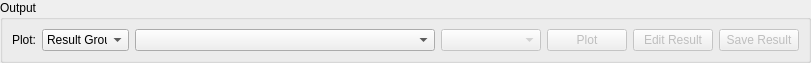
<?xml version="1.0" encoding="UTF-8"?>
<ui version="4.0">
 <class>FitOutputOptions</class>
 <widget class="QWidget" name="FitOutputOptions">
  <property name="geometry">
   <rect>
    <x>0</x>
    <y>0</y>
    <width>800</width>
    <height>56</height>
   </rect>
  </property>
  <property name="windowTitle">
   <string>Form</string>
  </property>
  <layout class="QGridLayout" name="gridLayout">
   <property name="leftMargin">
    <number>0</number>
   </property>
   <property name="topMargin">
    <number>0</number>
   </property>
   <property name="rightMargin">
    <number>0</number>
   </property>
   <property name="bottomMargin">
    <number>0</number>
   </property>
   <item row="0" column="0">
    <widget class="QGroupBox" name="gbOutputOptions">
     <property name="title">
      <string>Output</string>
     </property>
     <layout class="QHBoxLayout" name="horizontalLayout">
      <item>
       <widget class="QLabel" name="lbPlotOutput">
        <property name="text">
         <string>Plot:</string>
        </property>
       </widget>
      </item>
      <item>
       <widget class="QComboBox" name="cbGroupWorkspace">
        <property name="enabled">
         <bool>true</bool>
        </property>
        <property name="minimumSize">
         <size>
          <width>87</width>
          <height>0</height>
         </size>
        </property>
        <item>
         <property name="text">
          <string>Result Group</string>
         </property>
        </item>
        <item>
         <property name="text">
          <string>PDF Group</string>
         </property>
        </item>
       </widget>
      </item>
      <item>
       <widget class="QComboBox" name="cbWorkspace">
        <property name="enabled">
         <bool>true</bool>
        </property>
        <property name="minimumSize">
         <size>
          <width>300</width>
          <height>0</height>
         </size>
        </property>
        <property name="sizeAdjustPolicy">
         <enum>QComboBox::AdjustToContents</enum>
        </property>
       </widget>
      </item>
      <item>
       <widget class="QComboBox" name="cbPlotType">
        <property name="enabled">
         <bool>false</bool>
        </property>
        <property name="minimumSize">
         <size>
          <width>100</width>
          <height>0</height>
         </size>
        </property>
        <property name="maximumSize">
         <size>
          <width>100</width>
          <height>16777215</height>
         </size>
        </property>
        <property name="sizeAdjustPolicy">
         <enum>QComboBox::AdjustToContents</enum>
        </property>
       </widget>
      </item>
      <item>
       <widget class="QPushButton" name="pbPlot">
        <property name="enabled">
         <bool>false</bool>
        </property>
        <property name="text">
         <string>Plot</string>
        </property>
        <property name="checked">
         <bool>false</bool>
        </property>
       </widget>
      </item>
      <item>
       <spacer name="horizontalSpacer_1">
        <property name="orientation">
         <enum>Qt::Horizontal</enum>
        </property>
        <property name="sizeHint" stdset="0">
         <size>
          <width>444</width>
          <height>20</height>
         </size>
        </property>
       </spacer>
      </item>
      <item>
       <widget class="QPushButton" name="pbEditResult">
        <property name="enabled">
         <bool>false</bool>
        </property>
        <property name="text">
         <string>Edit Result</string>
        </property>
       </widget>
      </item>
      <item>
       <widget class="QPushButton" name="pbSave">
        <property name="enabled">
         <bool>false</bool>
        </property>
        <property name="text">
         <string>Save Result</string>
        </property>
       </widget>
      </item>
     </layout>
    </widget>
   </item>
  </layout>
 </widget>
 <resources/>
 <connections/>
</ui>
